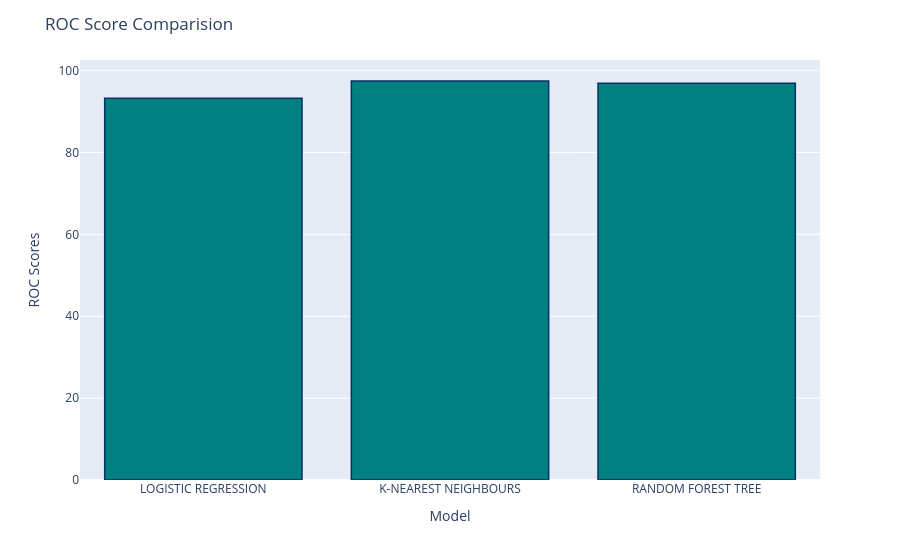

The notebook cell saved with this chart:
### Code cell
fig = px.bar(x=list(roc_auc_scores.keys()), y=list(roc_auc_scores.values()))
fig.update_traces(marker_color='teal', marker_line_color='rgb(8,48,107)', marker_line_width=1.5)
fig.update_layout(title="ROC Score Comparision", xaxis_title="Model", yaxis_title="ROC Scores")
fig.show()

### Figure 1 — Plotly figure (JSON) as saved in the notebook; plotly's stock layout.template omitted (floating-point values rounded to 4 significant figures)
{"data": [{"alignmentgroup": "True", "hovertemplate": "x=%{x}<br>y=%{y}<extra></extra>", "legendgroup": "", "marker": {"color": "teal", "line": {"color": "rgb(8,48,107)", "width": 1.5}, "pattern": {"shape": ""}}, "name": "", "offsetgroup": "", "orientation": "v", "showlegend": false, "textposition": "auto", "type": "bar", "x": ["LOGISTIC REGRESSION", "K-NEAREST NEIGHBOURS", "RANDOM FOREST TREE"], "xaxis": "x", "y": [93.23, 97.47, 96.94], "yaxis": "y"}], "layout": {"autosize": true, "barmode": "relative", "legend": {"tracegroupgap": 0}, "margin": {"t": 60}, "title": {"text": "ROC Score Comparision"}, "xaxis": {"anchor": "y", "autorange": true, "domain": [0, 1], "range": [-0.5, 2.5], "title": {"text": "Model"}, "type": "category"}, "yaxis": {"anchor": "x", "autorange": true, "domain": [0, 1], "range": [0, 102.6], "title": {"text": "ROC Scores"}, "type": "linear"}}}
